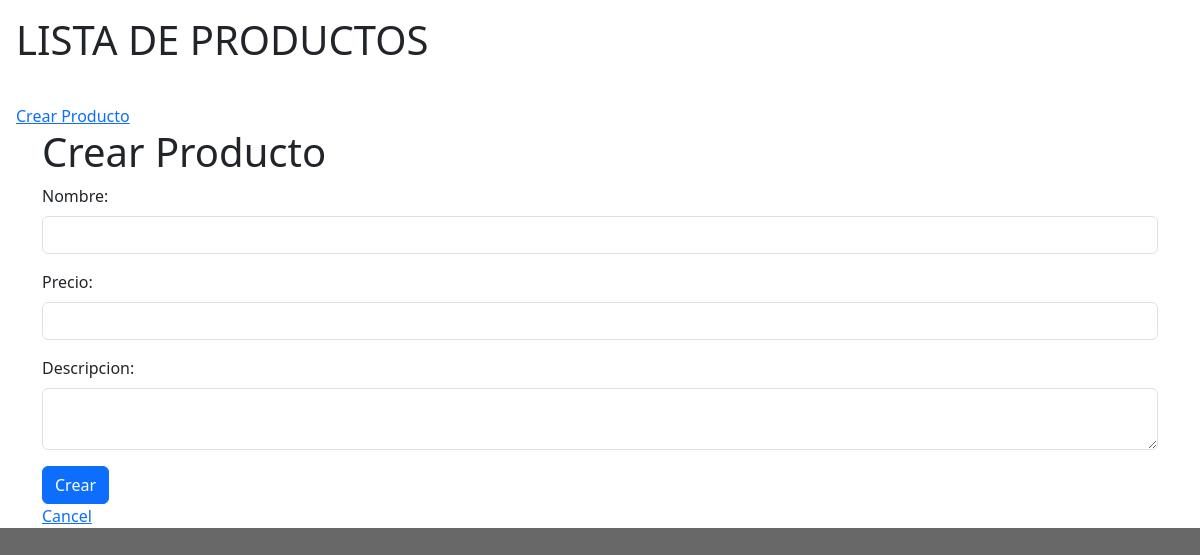
The page /lista_productos/ on the database as committed earlier.
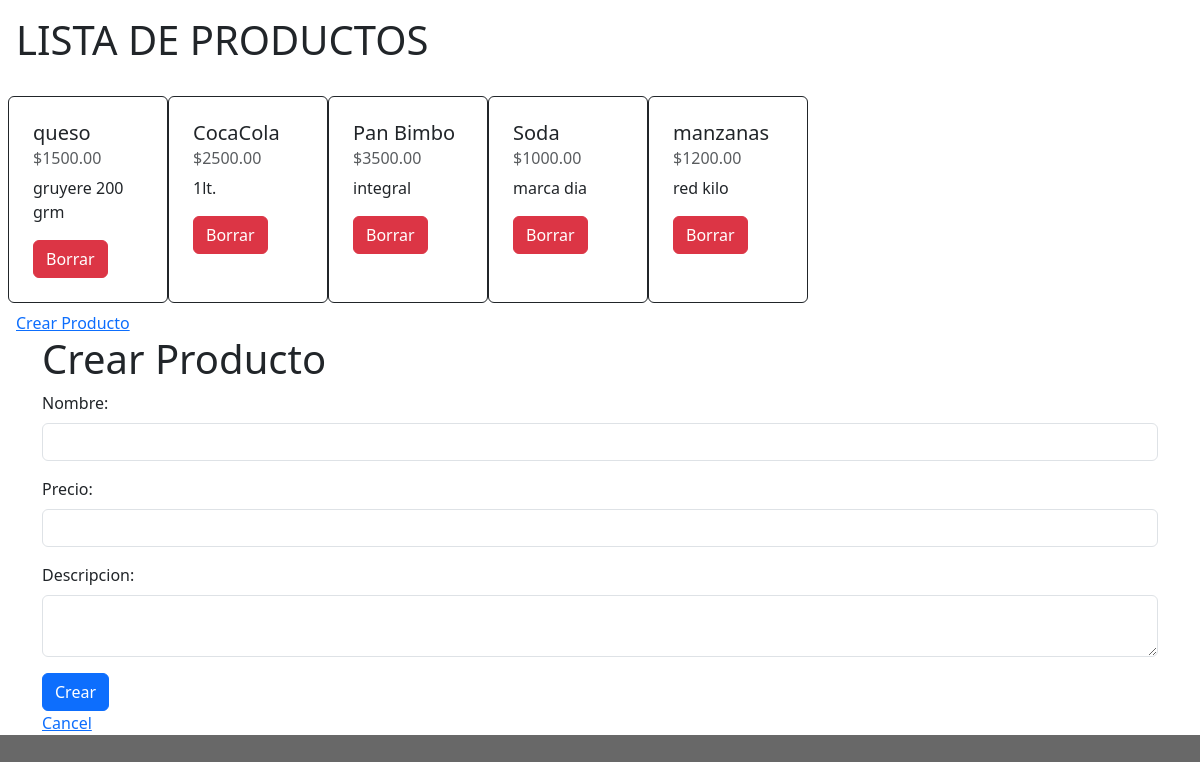
The same page on the database as committed later.
### ejercicioClase9/models.py (models this page shows, shortened)
class Producto(models.Model):
    id = models.IntegerField(auto_created=True, null=False, blank=False, primary_key=True)
    nombre = models.CharField(max_length=100, null=False)
    precio = models.DecimalField(decimal_places=2, max_digits=20)
    descripcion = models.CharField(max_length=1000)

### ejercicioClase9/views.py (the view)
# urls.py: path('lista_productos/', views.lista_productos, name="lista_productos"),
def lista_productos(request):
     productos = Producto.objects.all()
     form = ProductoForm(request.POST)
     return render(request, 'lista_productos.html', {'form': form, 'productos': productos})

### ejercicioClase9/forms.py
class ProductoForm(forms.ModelForm):
    class Meta:
        model = Producto
        fields = ['nombre', 'precio', 'descripcion']

### ejercicioClase9/templates/lista_productos.html (shortened to what this page needs)
{% load static %}
<!DOCTYPE html>
<html lang="en">
<head>
    <link rel="stylesheet" type="text/css" href="{% static 'css/lista_productos.css' %}">
</head>
<body>
    <h1 class="p-3">LISTA DE PRODUCTOS</h1>
    <div class="d-flex align-content-around flex-wrap p-2">
        {% for producto in productos %}
        <div class="card border-dark p-2" style="width: 10rem; height: auto;">
            <div class="card-body">
                <h5 class="card-title">{{ producto.nombre }}</h5>
                <h6 class="card-subtitle mb-2 text-body-secondary">${{ producto.precio }}</h6>
                <p class="card-text">{{ producto.descripcion }}</p>
                <form action="{% url 'borrar' producto.id %}" method="post">
                    <input type="submit" class="btn btn-danger" value="Borrar">
                </form>
            </div>
        </div>
        {% endfor %}
    </div>
    <a class="p-3" href="{% url 'crear_producto' %}">Crear Producto</a>
    {% include 'crear_producto.html' %}
    <link href="https://cdn.jsdelivr.net/npm/bootstrap@5.3.3/dist/css/bootstrap.min.css" rel="stylesheet">
</body>
</html>

Rows that differ between the two databases and show on the page:
added Producto: nombre "queso", precio "1500.00", descripcion "gruyere 200 grm"
added Producto: nombre "CocaCola", precio "2500.00", descripcion "1lt."
added Producto: nombre "Pan Bimbo", precio "3500.00", descripcion "integral"
added Producto: nombre "Soda", precio "1000.00", descripcion "marca dia"
added Producto: nombre "manzanas", precio "1200.00", descripcion "red kilo"
